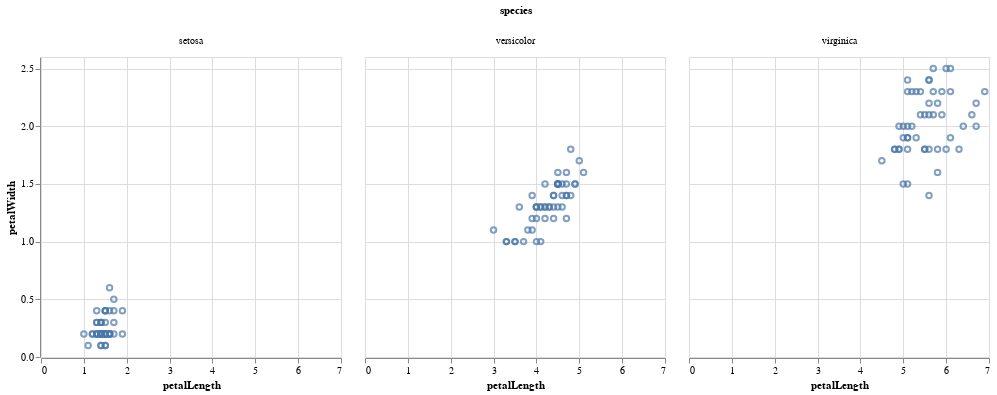

Source (notebook cell):
### Markdown cell above
As an alternative to plotting the three species in different colours within the same plot it is also an option to plot them in 3 separate plots side by side. To do this we replace the colour keyword with the column keyword.

### Code cell
iris |> 
@vlplot(:point, x=:petalLength, y=:petalWidth, column=:species)

### Figure 1 — Vega-Lite specification as saved in the notebook (floating-point values rounded to 4 significant figures; data arrays with more than 128 entries replaced by an {"elided": "..."} marker saying what was removed)
{"data": {"values": {"elided": "150 records"}}, "encoding": {"column": {"field": "species", "type": "nominal"}, "x": {"field": "petalLength", "type": "quantitative"}, "y": {"field": "petalWidth", "type": "quantitative"}}, "mark": "point"}
